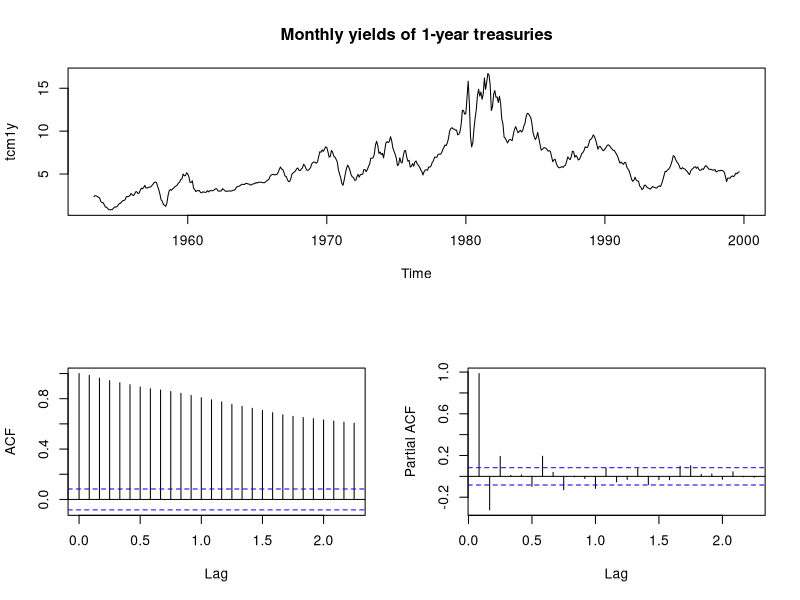
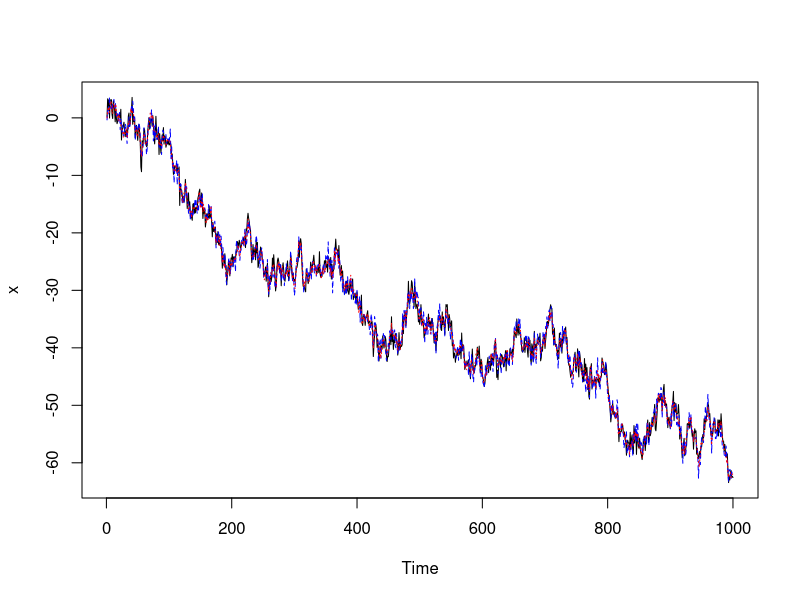
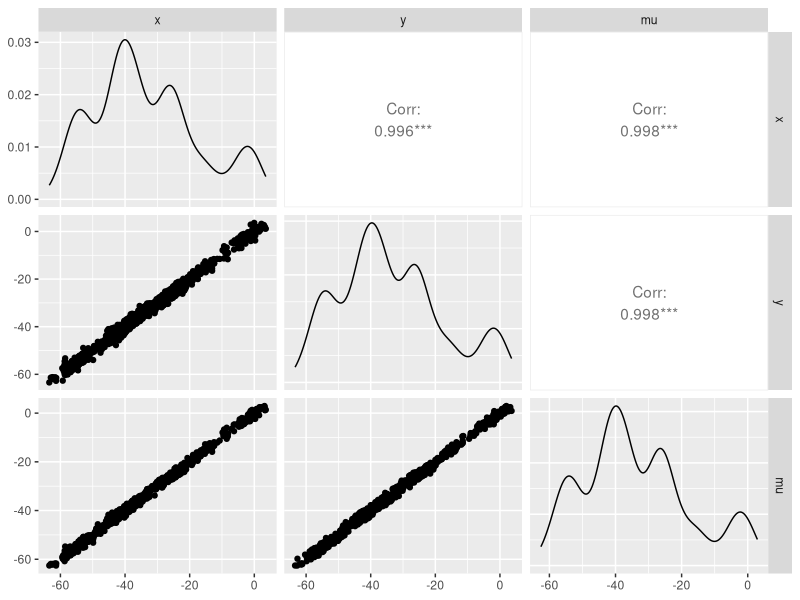

These figures' R source, in order:
## ---- chunk 1
knitr::opts_chunk$set(echo = TRUE)
options(digits=4, fig.height=3.5, warn=FALSE)

library(GGally)
## ---- chunk 2
library(tseries)
data(tcm)  # built-in data on monthly treasury yields
layout(matrix(c(1,1,2,3), 2, 2, byrow = TRUE))
plot(tcm1y, main='Monthly yields of 1-year treasuries')  
acf(tcm1y, main=NA)
pacf(tcm1y, main=NA)
adf.test(tcm1y)
## ---- chunk 3
pp.test(tcm1y)
## ---- chunk 4
kpss.test(tcm1y)
## ---- chunk 5
x <- y <- mu <- rep(0, 1000) # initialize to zeros
for (t in 2:1000) {
  mu[t] = mu[t-1] + rnorm(1)
}
x <- mu + rnorm(1000)
y <- mu + rnorm(1000)

# look at a few simulated observations
head(cbind(mu,x,y))

# plot the time series
par(mfrow=c(1,1))
ts.plot(x)
lines(y, col='blue', lty='dashed')
lines(mu, col='red', lty='dotted')

# convert data into dataframe to do scatterplot matrix
tmp <- data.frame(x=x,y=y,mu=mu)
ggpairs(tmp)

# perform the ADF test on each:
adf.test(x)$p.value
adf.test(y)$p.value
## ---- chunk 6
po.test(cbind(x,y))  # need to bind the time series variables into a dataframe
## ---- chunk 7
# these two are equivalent
Mod(polyroot(c(1,-0.5,-0.02)))
abs(polyroot(c(1,-0.5,-0.02)))
